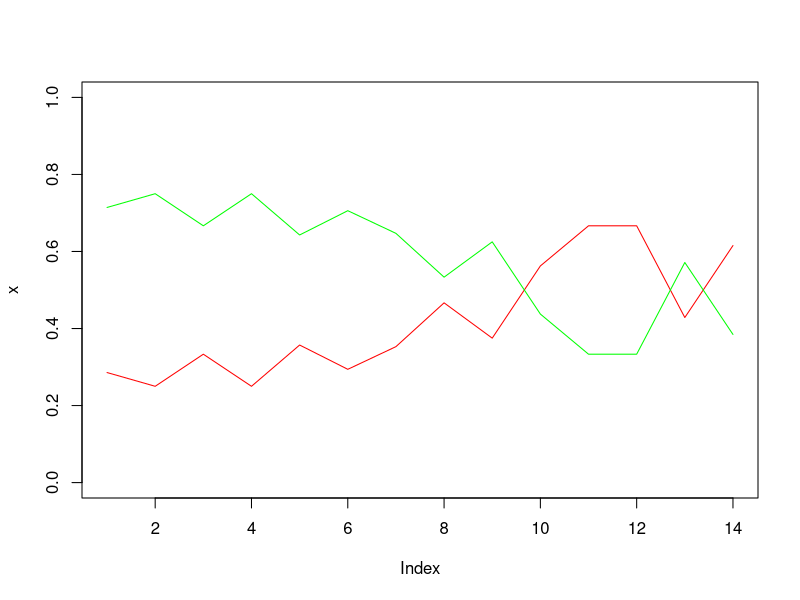

R code for this plot:
#setwd("C:/Studia/magisterka/3_semestr/PiADwR/Projekt")
#dziala?

data <- read.csv("Mens-Volleyball-PlusLiga-2008-2023.csv")

data2 <- cbind(data.frame(do.call('rbind', strsplit(as.character(data$Date),', ',fixed=TRUE))), data[,-1])
colnames(data2) <- c("Date", "Hour", colnames(data2)[3:length(colnames(data2))])
data2$Date <- as.Date(data2$Date, format="%d.%m.%Y")

season22_23 <- data2[data2$Date < "2023-08-01" & data2$Date > "2022-08-01",]

season21_22 <- data2[data2$Date < "2022-08-01" & data2$Date > "2021-08-01",]

season20_21 <- data2[data2$Date < "2021-08-01" & data2$Date > "2020-08-01",]

#season19_20 <- data2[data2$Date < "2020-08-01" & data2$Date > "2019-08-01",]

season18_19 <- data2[data2$Date < "2019-08-01" & data2$Date > "2018-08-01",]

season17_18 <- data2[data2$Date < "2018-08-01" & data2$Date > "2017-08-01",]

season16_17 <- data2[data2$Date < "2017-08-01" & data2$Date > "2016-08-01",]

season15_16 <- data2[data2$Date < "2016-08-01" & data2$Date > "2015-08-01",]

season14_15 <- data2[data2$Date < "2015-08-01" & data2$Date > "2014-08-01",]

season13_14 <- data2[data2$Date < "2014-08-01" & data2$Date > "2013-08-01",]

season12_13 <- data2[data2$Date < "2013-08-01" & data2$Date > "2012-08-01",]

season11_12 <- data2[data2$Date < "2012-08-01" & data2$Date > "2011-08-01",]

season10_11 <- data2[data2$Date < "2011-08-01" & data2$Date > "2010-08-01",]

season09_10 <- data2[data2$Date < "2010-08-01" & data2$Date > "2009-08-01",]

season08_09 <- data2[data2$Date < "2009-08-01" & data2$Date > "2008-08-01",]

seasons <- list(season08_09, season09_10, season10_11, season11_12,
                season12_13, season13_14, season14_15, season15_16,
                season16_17, season17_18, season18_19,
                season20_21, season21_22, season22_23)


teams <- unique(data2$Team_1)

#Wybierzmy drużynę i
i <- 16

team_matches_home <- list()
team_matches_away <- list()
for (j in 1:14){
  team_matches_home[[j]] <- seasons[[j]][seasons[[j]]$Team_1 == teams[i],]
  team_matches_away[[j]] <- seasons[[j]][seasons[[j]]$Team_2 == teams[i],]
}

wins_home <- c()
loses_home <- c()
for (j in 1:14){
  wins_home[j] <- sum(team_matches_home[[j]]$Winner)
  loses_home[j] <- nrow(team_matches_home[[j]]) - wins_home[j]
}

wins_away <- c()
loses_away <- c()
for (j in 1:14){
  loses_away[j] <- sum(team_matches_away[[j]]$Winner)
  wins_away[j] <- nrow(team_matches_away[[j]]) - loses_away[j]
}

x<-c()
y <-c()
for (j in 1:14){
  x <- c(x,(loses_away[j]/(0.0000001+nrow(team_matches_away[[j]]))))
  y <- c(y,(wins_away[j]/(0.0000001+nrow(team_matches_away[[j]]))))
}
plot(x, type='l', ylim=c(0,1), col='red')
lines(y, col='green')